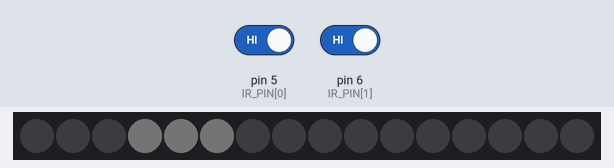
A sketch run on a simulated Arduino Uno, built with avr-gcc and run on an emulated ATmega328P. Parts: 16 RGB LEDs in strip order, left to right. The test bench sets the inputs (shaded band); at power-on: pin 5 (IR_PIN[0]) HIGH, pin 6 (IR_PIN[1]) HIGH. Dim RGB values are drawn brighter than linear.

Above: at 0.09 s.
At 17.66 s:
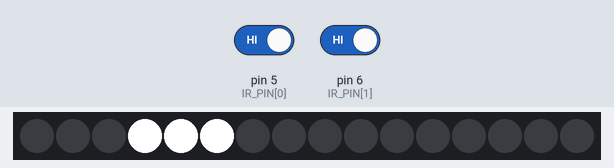
At 21.2 s:
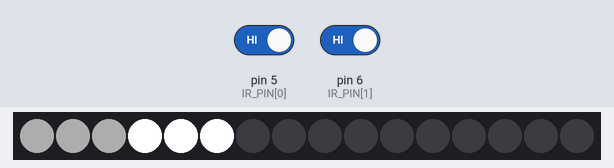
At 35.4 s:
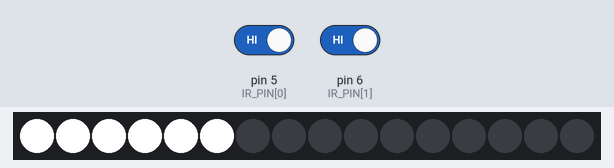

The sketch:

SmartBedLightV2.ino
```cpp
#include "Tlc5940.h"

#define NUM_SAMPLES 4  // how many sample do we need to determine a senser input
#define SAMPLE_THRESHOLD 2 // the threshold of the senser samples
#define SAMPLE_DELAY 1 // the delay time between each sample

#define NUM_LEDS 2 // define the number of LED strips
#define LED_CHANNELS 3 // how many channels does each LED strip have
#define NUM_IRS NUM_LEDS // number of IR sensors, should be the same as LEDs

#define IR_ON HIGH
#define LIGHT_ON LOW
#define LIGHT_OFF HIGH
#define LED_ON HIGH
#define LED_OFF LOW

#define RED 0
#define GREEN 1
#define BLUE 2

#define BRIGHTNESS_STEP 1

// senser pins
#define LIGHT_PIN 7
char IR_PIN[NUM_IRS] = {
  5, 6};

char LED_STRIPS[NUM_LEDS][LED_CHANNELS] = {/*andelle*/
  {
    3,4,5      }
  , /*compass*/{
    0,1,2      }
};

// LED actions
#define NONE 0
#define INCREASE 1
#define DECREASE -1

#define TIMEOUT_DELAY 5000 // timeout for turn off led automatically, 1 minus
#define MAX_BRIGHTNESS 4095

int led_status[NUM_LEDS] = {0}; // 0 == off, max == MAX_BRIGHTNESS

//char led_action[NUM_LEDS] = {NONE};

unsigned long timer[NUM_LEDS] = {0};

void setup()
{
  /* Call Tlc.init() to setup the tlc.
   You can optionally pass an initial PWM value (0 - 4095) for all channels.*/
  Tlc.init();
  //Serial.begin(9600);
  for(int i=0; i< NUM_IRS; i++)
  {
    pinMode(IR_PIN[i],INPUT);
  }
  pinMode(LIGHT_PIN,INPUT);
}

void loop()
{
  // read sensors
  int ir_status[NUM_IRS];
  for(int i=0; i<NUM_IRS; i++)
  {
    ir_status[i] = getInput(IR_PIN[i]);
  }
  int light_status = LIGHT_OFF;//getInput(LIGHT_PIN);

  // if light is on, we turn off all leds, unless leds are off
  if(light_status == LIGHT_ON)
  {
    //Serial.println("Light on");
    for(int i=0; i<NUM_LEDS; i++)
    {
      if(LED_OFF != led_status[i])
      {
        turnOffLed(i);
      }
    }

    return;
  }

  for(int i=0; i<NUM_LEDS; i++)
  {
     //if(ir_status[i] == IR_ON) {Serial.print("IR status for "); Serial.print(i); Serial.print(" is "); Serial.println(ir_status[i]);}
     if(IR_ON == ir_status[i])
     {
       turnOnLed(i);
       startTimer(i);
     } else {
       if(isTimerOn(i) && isTimeout(i))
       {
         turnOffLed(i);
         stopTimer(i);
       }
     }
  }
}

// get input according to sample values
boolean getInput(int pin)
{
  int input = 0;
  for(int i=0; i < NUM_SAMPLES; i++)
  {
    input += digitalRead(pin);
    delay(SAMPLE_DELAY);
  }

  return input >> SAMPLE_THRESHOLD;
}

void startTimer(int led_index)
{
  //Serial.print("Timer started on "); Serial.println(led_index);
  timer[led_index] = millis();
}

void stopTimer(int led_index)
{
  timer[led_index] = 0;
}

boolean isTimeout(int led_index)
{
  //Serial.print("Timer off on "); Serial.println(led_index);
  return timer[led_index] + TIMEOUT_DELAY <= millis();
}

boolean isTimerOn(int led_index)
{
  return timer[led_index] != 0;
}

void turnOnLed(int led_index)
{
  for(int j = led_status[led_index]; j<=MAX_BRIGHTNESS; j+=BRIGHTNESS_STEP)
  {
    Tlc.set(LED_STRIPS[led_index][RED], j);
    Tlc.set(LED_STRIPS[led_index][GREEN], j);
    Tlc.set(LED_STRIPS[led_index][BLUE], j);
    Tlc.update();
    delay(1);
  }
  led_status[led_index] = MAX_BRIGHTNESS;
}

void turnOffLed(int led_index)
{
  for(int j = led_status[led_index]; j>0; j-=BRIGHTNESS_STEP)
  {
    Tlc.set(LED_STRIPS[led_index][RED], j);
    Tlc.set(LED_STRIPS[led_index][GREEN], j);
    Tlc.set(LED_STRIPS[led_index][BLUE], j);
    Tlc.update();
    delay(1);
  }
  led_status[led_index] = 0;
}
```
